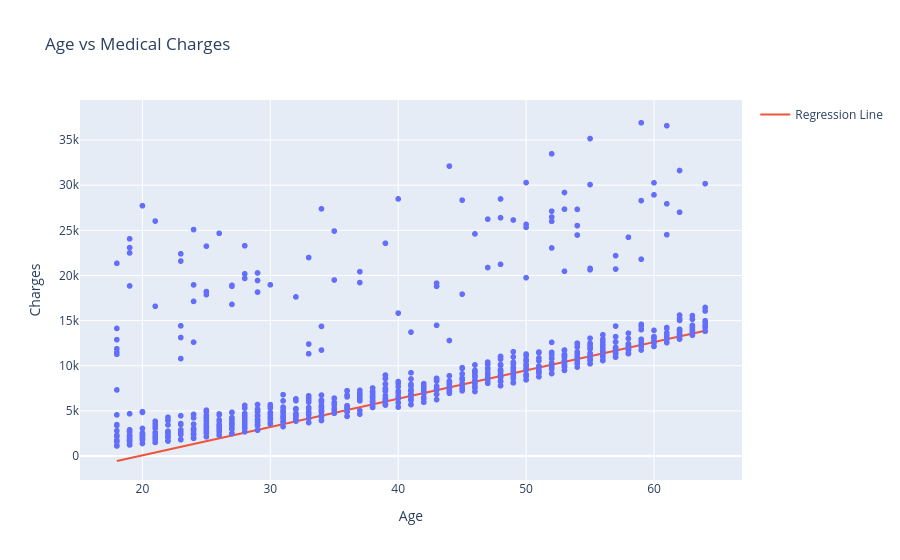

The notebook cell saved with this chart:
### Code cell
import plotly.express as px

predictions = sgd_model.predict(inputs)

fig = px.scatter(
    x=inputs['age'],
    y=targets,
    labels={
        'x': 'Age',
        'y': 'Charges'
    },
    title='Age vs Medical Charges'
)

fig.add_scatter(
    x=inputs['age'],
    y=predictions,
    mode='lines',
    name='Regression Line'
)

fig.show()

### Figure 1 — Plotly figure (JSON) as saved in the notebook; plotly's stock layout.template omitted (floating-point values rounded to 4 significant figures; data arrays with more than 128 entries replaced by an {"elided": "..."} marker saying what was removed)
{"data": [{"hovertemplate": "Age=%{x}<br>Charges=%{y}<extra></extra>", "legendgroup": "", "marker": {"color": "#636efa", "symbol": "circle"}, "mode": "markers", "name": "", "showlegend": false, "type": "scattergl", "x": {"elided": "1064 int values"}, "xaxis": "x", "y": {"elided": "1064 float values"}, "yaxis": "y"}, {"mode": "lines", "name": "Regression Line", "type": "scatter", "x": {"elided": "1064 int values"}, "y": {"elided": "1064 float values"}}], "layout": {"legend": {"tracegroupgap": 0}, "title": {"text": "Age vs Medical Charges"}, "xaxis": {"anchor": "y", "domain": [0, 1], "title": {"text": "Age"}}, "yaxis": {"anchor": "x", "domain": [0, 1], "title": {"text": "Charges"}}}}
